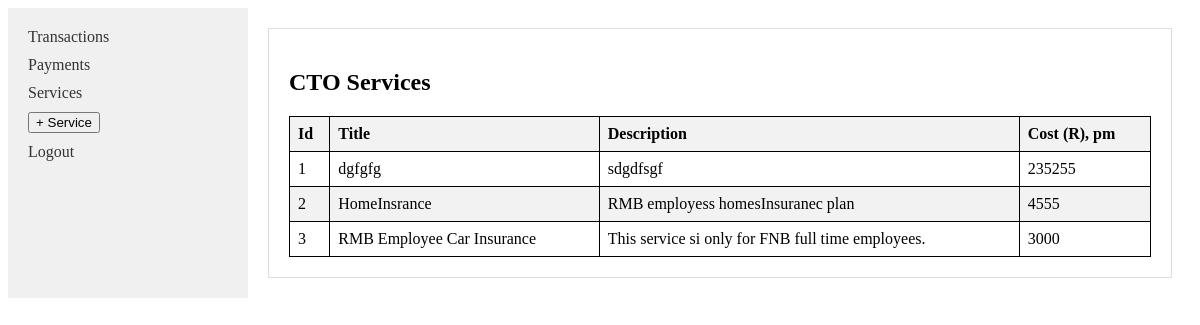
Page /admin-services/ (signed in) on the committed database.
### cto_bank/models.py (models this page shows, shortened)
class Service(db.Model):
    id = db.Column(db.Integer, primary_key=True)
    service_amount = db.Column(db.Integer, nullable=False)
    service_title = db.Column(db.String(100), nullable=False)
    service_description = db.Column(db.String(400), nullable=False)
    service_image = db.Column(db.String(200), default="service.jpg")

### cto_bank/admin/admin.py (the view)
@admin.route("/admin-services/", methods=["GET", "POST"])
@login_required
def admin_services():
    services = Service.query.all()
    return render_template("admin_services.html", services = services)

### cto_bank/models.py (called while the page is built)
@login_manager.user_loader
def load_user(user_id):
    return User.query.get(int(user_id))

### cto_bank/templates/admin_services.html (shortened to what this page needs)
{% extends "admin_layout.html" %}
{% block content %}
<head>
</head>
<body>
<h2>CTO Services</h2>
<table>
    <thead>
        <tr>
            <th>Id</th>
            <th>Title</th>
            <th>Description</th>
            <th>Cost (R), pm</th>
        </tr>
    </thead>
    <tbody>
        {% for service in services %}
            <tr>
                <td>{{ service.id }}</td>
                <td>{{ service.service_title }}</td>
                <td>{{ service.service_description }}</td>
                <td>{{ service.service_amount }}</td>
            </tr>
        {% endfor %}
    </tbody>
</table>
</body>
{% endblock content %}

### cto_bank/templates/admin_layout.html (shortened to what this page needs)
<head>
</head>
<body>
    <div class="dashboard">
        <div class="sidebar">
            <ul>
                <li><a href="{{ url_for('admin.admin_transactions') }}">Transactions</a></li>
                <li><a href="{{ url_for('admin.admin_payments') }}">Payments</a></li>
                <li><a href="{{ url_for('admin.admin_services') }}">Services</a></li>
                <li><button id="open-popup-btn"> + Service</button></li>
                <li><a href="{{ url_for('front.logout') }}">Logout</a></li>
            </ul>
        </div>
        <div class="main-content">
            <div class="selected-content">
                {% block content %}
                {% endblock content %}
            </div>
        </div>
    </div>
</body>

### cto_bank/templates/admin_layout.html (style rules this page uses)
.dashboard { display: flex; flex-direction: row; }
.sidebar { width: 200px; background-color: #f0f0f0; padding: 20px; }
.sidebar ul { list-style: none; margin: 0; padding: 0; }
.sidebar li { margin-bottom: 10px; }
.sidebar a { text-decoration: none; color: #333; }
.main-content { flex: 1; padding: 20px; }
.selected-content { background-color: #fff; padding: 20px; border: 1px solid #ddd; }

### cto_bank/templates/admin_services.html (style rules this page uses)
table { width: 100%; border-collapse: collapse; }
th, td { border: 1px solid black; padding: 8px; text-align: left; }
th { background-color: #f2f2f2; }
tr:nth-child(even) { background-color: #f2f2f2; }

### rows in the picture
Service: id "1", service_title "dgfgfg", service_description "sdgdfsgf", service_amount "235255"
Service: id "2", service_title "HomeInsrance", service_description "RMB employess homesInsuranec plan", service_amount "4555"
Service: id "3", service_title "RMB Employee Car Insurance", service_description "This service si only for FNB full time employees.", service_amount "3000"
